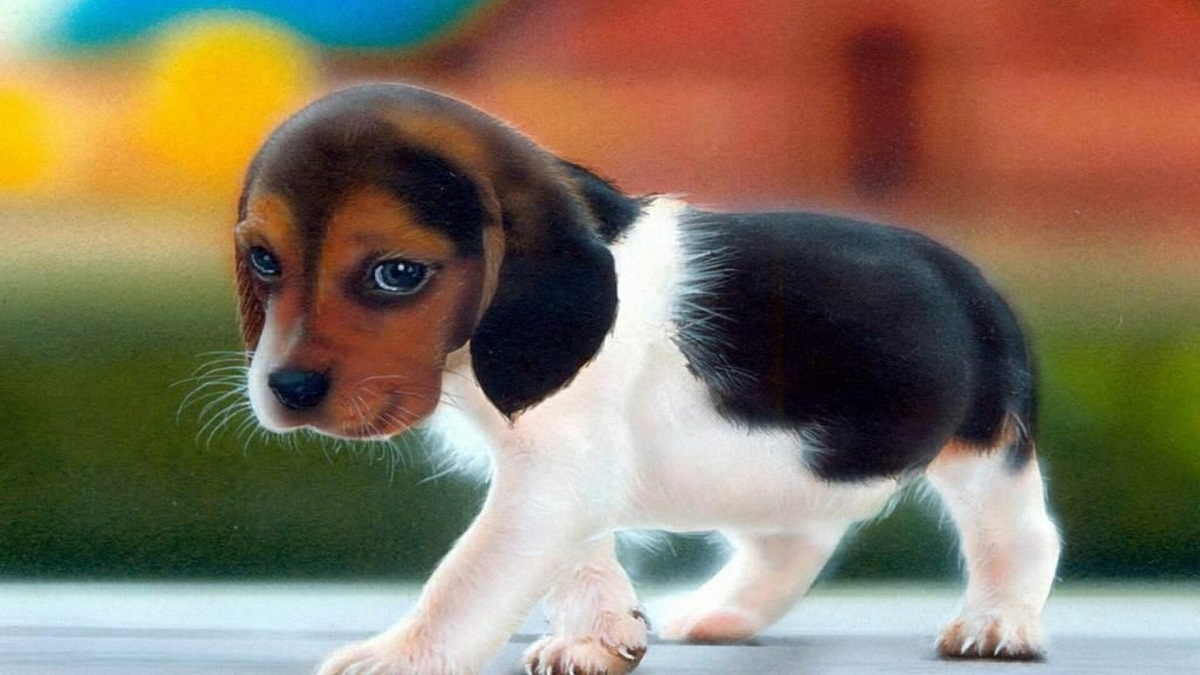
#> input picture Photo/dog2_small.jpg, 1200 x 675 px
$ python functionsOpenCV.py
#> lines starting #> are read from the running program, lines starting #| are printed output that depends on the picture
# t4


import cv2 as cv
img=cv.imread('Photo/dog2_small.jpg')
#> img is the input picture: shape (675, 1200, 3); mean B, G, R 95.9, 116.3, 131.2
cv.imshow('dog',img)

"""
#converting to grayscale
gray=cv.cvtColor(img,cv.COLOR_BGR2GRAY)
cv.imshow('grayscale',gray)
"""

"""
#blur image
blur=cv.blur(img,(7,7),cv.BORDER_DEFAULT)
cv.imshow('blur',blur)
"""
"""
#edge cascade
canny=cv.Canny(img,125,175)
#canny2=cv.Canny(blur,125,175)
cv.imshow('cannyyy',canny)
#cv.imshow('cannyyy2',canny2)


#dilating the image
dilated=cv.dilate(canny,(7,7),iterations=3)
cv.imshow('dilated',dilated)


#erode
eroded=cv.erode(dilated,(7,7),iterations=3)
cv.imshow('erode means change dilated image to back self', eroded)
"""


#Resize
resized=cv.resize(img,(800,500),interpolation=cv.INTER_AREA)
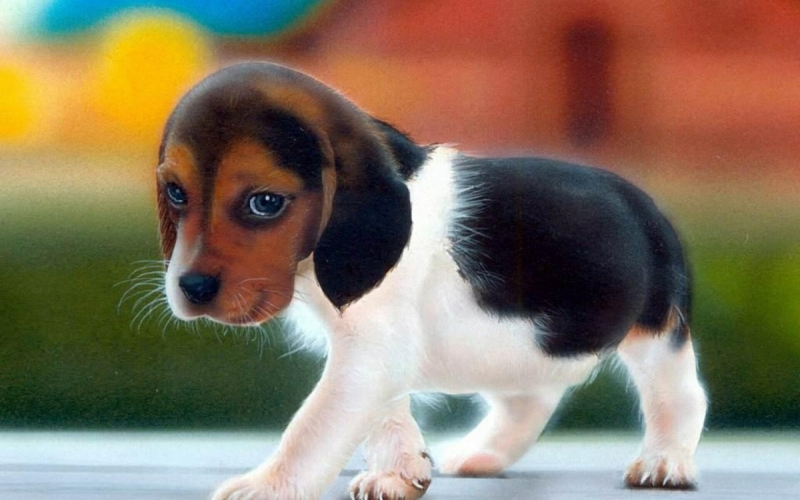
#> resized: shape (500, 800, 3); mean B, G, R 95.9, 116.3, 131.2
#cv.inter_area if we want new img smaller than org but if we want to enlarge it we use cv.INTER_LINEAR or cv.INTER_CUBIC
cv.imshow('resized img',resized)

#cropping
#images are like array so we can use array slicing
cropped=img[70:600,200:800]
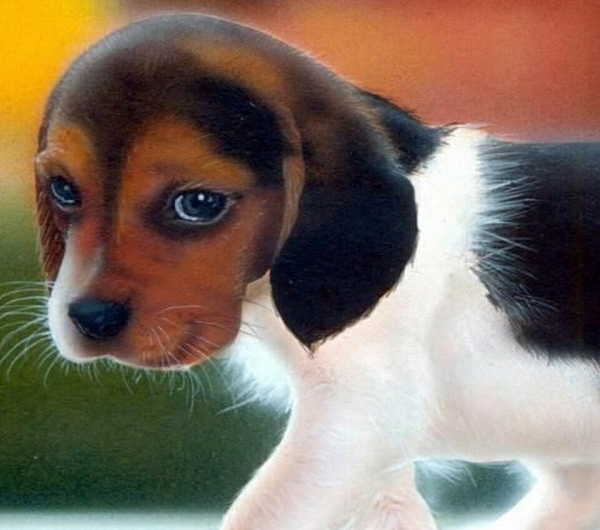
#> cropped: shape (530, 600, 3); mean B, G, R 98.4, 112.5, 128.4
cv.imshow('cropped img',cropped)


cv.waitKey(0)

$ run again, with Photo/anaisha1.jpg copied over Photo/dog2_small.jpg
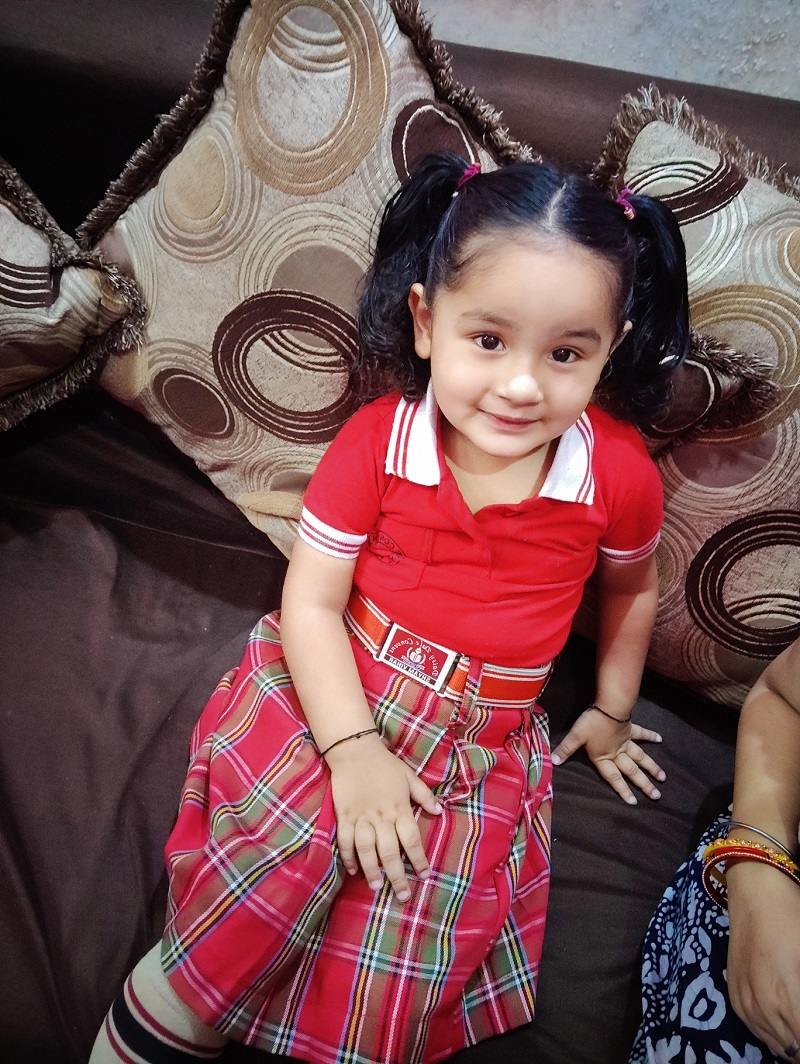
#> input picture Photo/anaisha1.jpg, 800 x 1064 px
#> img is the input picture: shape (1064, 800, 3); mean B, G, R 79.7, 77.9, 114.3
#> `resized=cv.resize(img,(800,500),interpolation=cv.INTER_AREA)`:
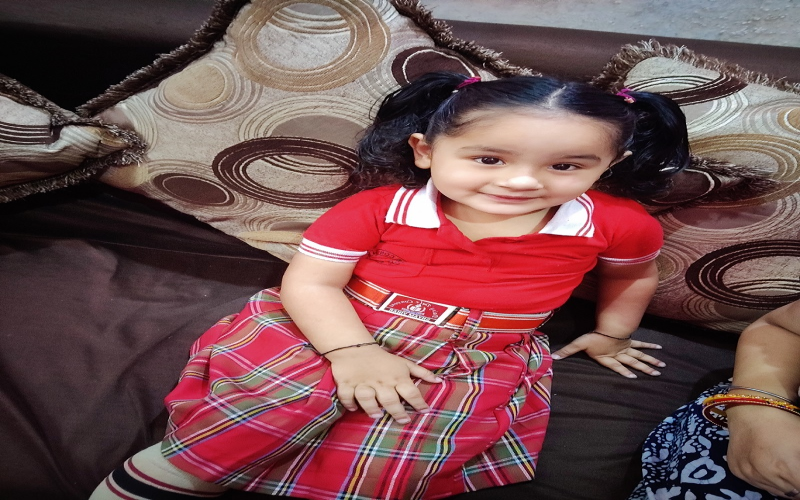
#> resized: shape (500, 800, 3); mean B, G, R 79.7, 77.9, 114.3
#> `cropped=img[70:600,200:800]`:
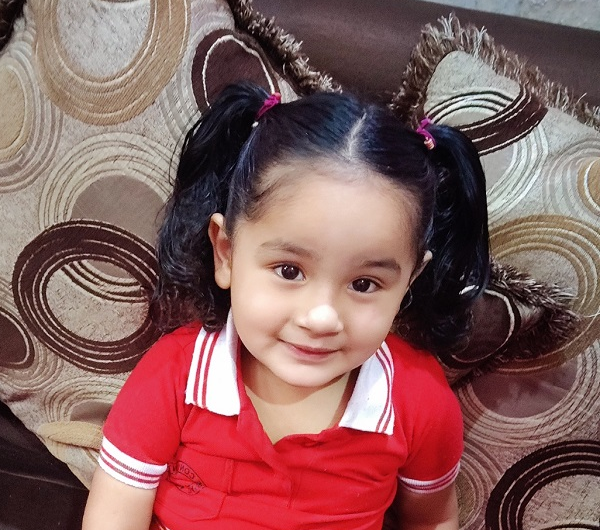
#> cropped: shape (530, 600, 3); mean B, G, R 93.6, 94.7, 135.7

$ run again, with Photo/anaishamili1.jpg copied over Photo/dog2_small.jpg
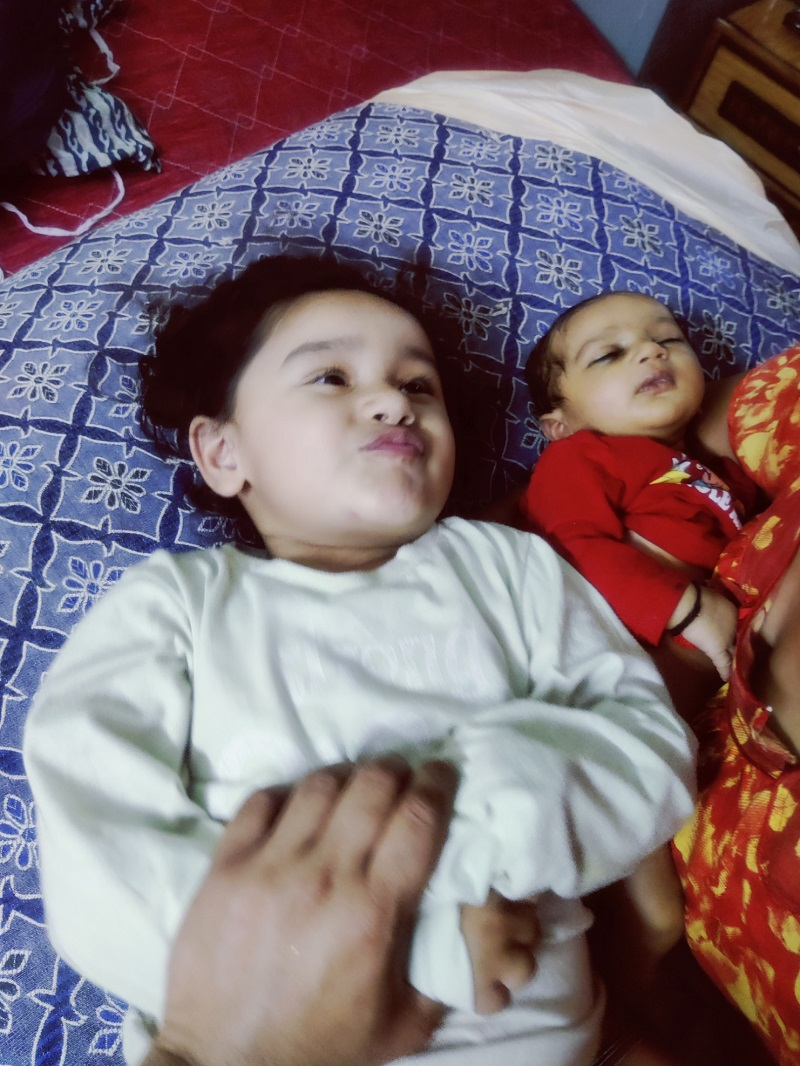
#> input picture Photo/anaishamili1.jpg, 800 x 1066 px
#> img is the input picture: shape (1066, 800, 3); mean B, G, R 116.7, 110.3, 127.8
#> `resized=cv.resize(img,(800,500),interpolation=cv.INTER_AREA)`:
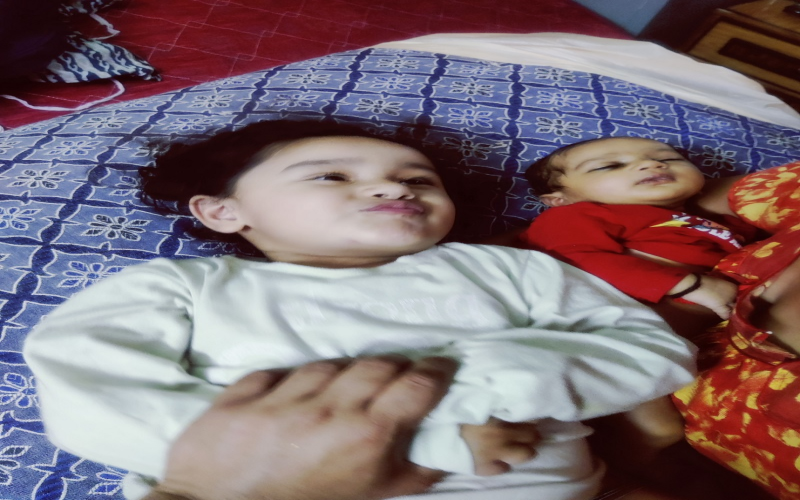
#> resized: shape (500, 800, 3); mean B, G, R 116.7, 110.3, 127.8
#> `cropped=img[70:600,200:800]`:
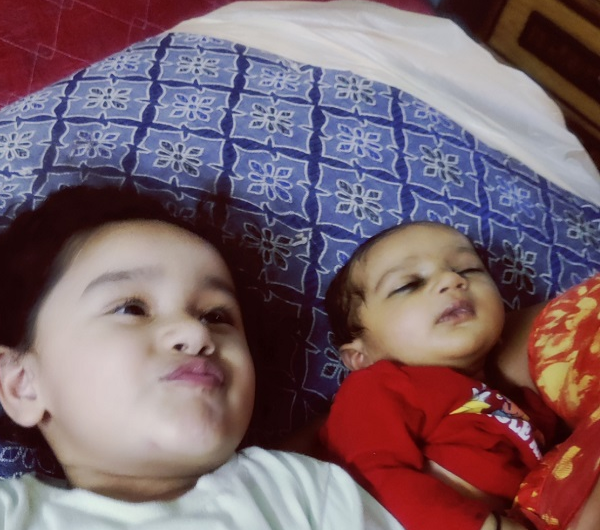
#> cropped: shape (530, 600, 3); mean B, G, R 106.3, 98, 121.5

$ run again, with Photo/dog1.jpg copied over Photo/dog2_small.jpg
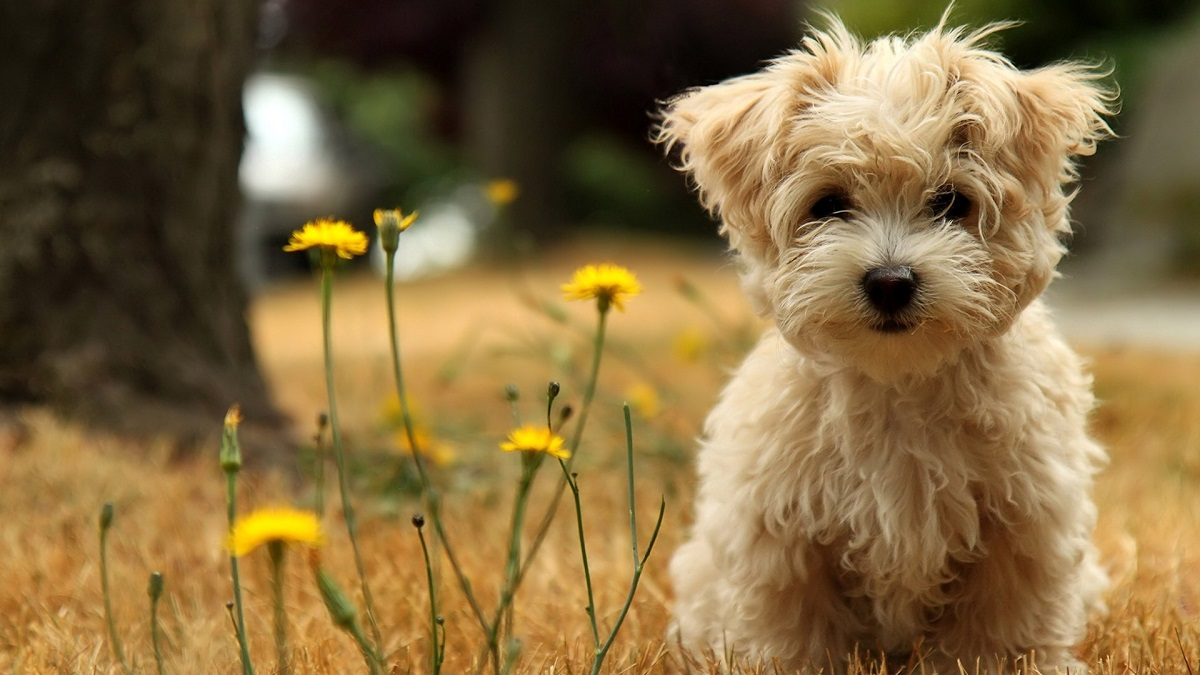
#> input picture Photo/dog1.jpg, 1200 x 675 px
#> img is the input picture: shape (675, 1200, 3); mean B, G, R 64.7, 106.8, 131.1
#> `resized=cv.resize(img,(800,500),interpolation=cv.INTER_AREA)`:
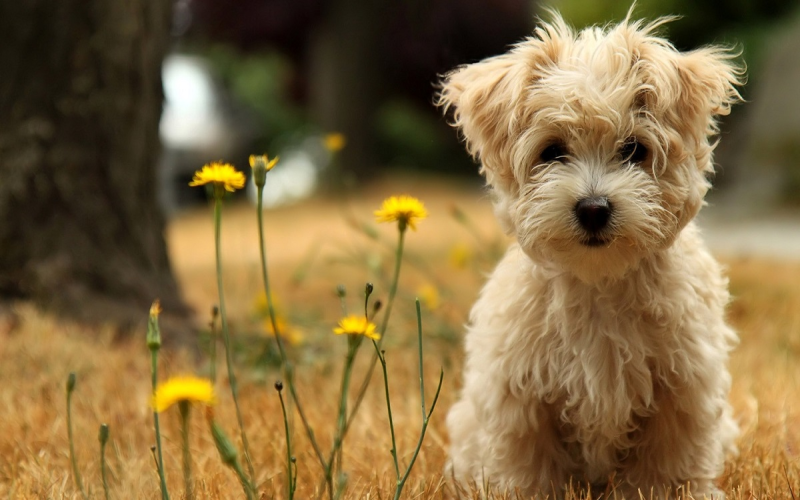
#> resized: shape (500, 800, 3); mean B, G, R 64.7, 106.8, 131.1
#> `cropped=img[70:600,200:800]`:
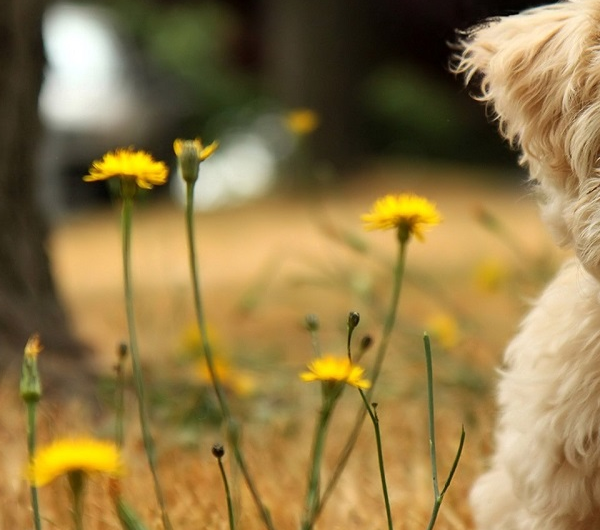
#> cropped: shape (530, 600, 3); mean B, G, R 71, 120.9, 145
